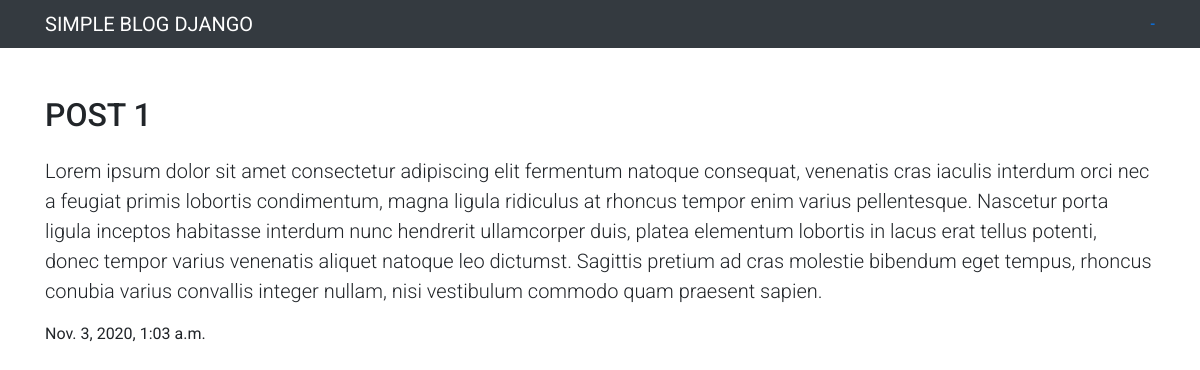
The app's page /post/1/ with its own data.
### blog/models.py (models this page shows, shortened)
class Post(models.Model):
    author = models.ForeignKey('auth.User', on_delete=models.CASCADE)
    title = models.CharField(max_length=200)
    text = models.TextField()
    created_date = models.DateTimeField(
            default=timezone.now)
    published_date = models.DateTimeField(
            blank=True, null=True)

### blog/views.py (the view)
# urls.py: path('post/<int:pk>/', views.post_detail, name='post_detail'),
def post_detail(request, pk):
    post = get_object_or_404(Post, pk=pk)
    return render(request, 'blog/post_detail.html', {'post': post})

### blog/templates/blog/post_detail.html (shortened to what this page needs)
{% extends 'blog/base.html' %}
{% block content %}
    <main role="main" class="flex-shrink-0">
        <div class="container">
            <h1 class="mt-5">{{ post.title }}</a></h1>
            <p class="lead">{{ post.text|linebreaksbr }}</p>
          {% if post.published_date %}
            <p>{{ post.published_date }}</p>
          {% endif %}
        </div>
    </main>
{% endblock %}

### blog/static/css/style.css (style rules this page uses)
body { font-family: 'Roboto', sans-serif; }

### records on screen
Post: title "POST 1", text "Lorem ipsum dolor sit amet consectetur adipiscing elit fermentum natoque consequat, venenatis cras iaculis interdum orci nec a feugiat primis lobortis condimentum, magna ligula ridiculus at rhoncus tempor enim varius pellentesque. Nascetur porta ligula inceptos habitasse interdum nunc hendrerit ullamcorper duis, platea elementum lobortis in lacus erat tellus potenti, donec tempor varius venenatis aliquet natoque leo dictumst. Sagittis pretium ad cras molestie bibendum eget tempus, rhoncus conubia varius convallis integer nullam, nisi vestibulum commodo quam praesent sapien.", published_date "Nov. 3, 2020, 1:03 a.m."
